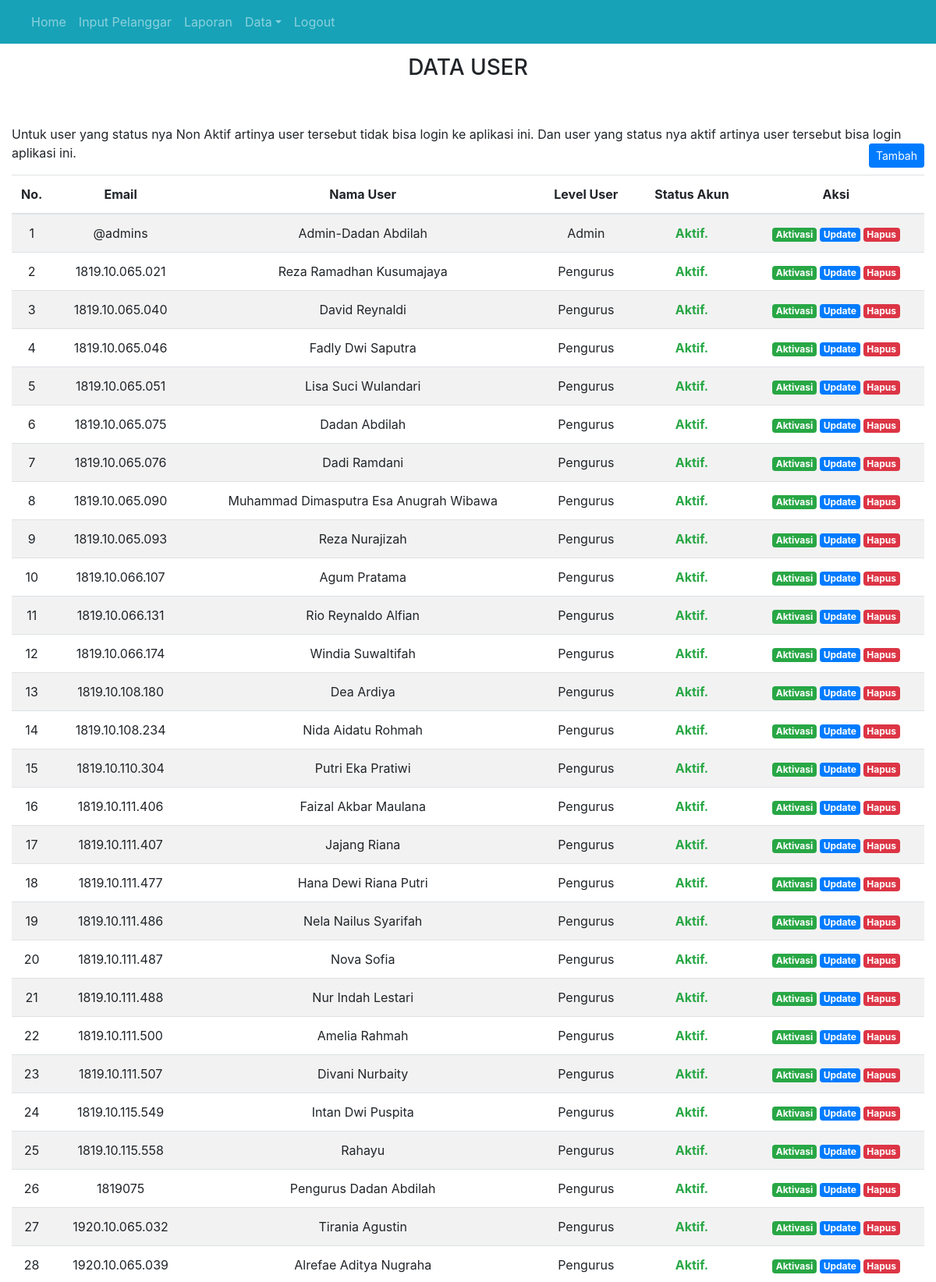
The page /user/index.php (signed in, upper part) on the database its author committed.
### tables this page shows
CREATE TABLE `user` (
  `autentikasi` varchar(50) NOT NULL,
  `password` char(50) NOT NULL,
  `nama_user` varchar(50) NOT NULL,
  `id_level` char(6) NOT NULL,
  `is_active` tinyint(1) NOT NULL
);

CREATE TABLE `user_level` (
  `id` char(6) NOT NULL,
  `level` varchar(10) NOT NULL
);

### user/index.php (the view, shortened to what this page needs)
<?php
    include('../templates/header.php');
    include('../templates/menu.php');
?>
<div class="container-fluid">
    <div class="row justify-content-center mb-5">
        <h3 class="text-center">DATA USER</h3>
    </div>
    <P>Untuk user yang status nya Non Aktif artinya user tersebut tidak bisa login ke aplikasi ini. Dan user yang status nya aktif artinya user tersebut bisa login aplikasi ini. <button type="button" class="btn btn-primary btn-sm mb-2 float-right" data-toggle="modal" data-target="#userTambahModal">Tambah</button></P>
    <table class="table table-hover table-striped">
        <thead>
            <tr>
                <th class='text-center' scope="col" width=1%>No.</th>
                <th class='text-center' scope="col">Email</th>
                <th class='text-center' scope="col">Nama User</th>
                <th class='text-center' scope="col">Level User</th>
                <th class='text-center' scope="col">Status Akun</th>
                <th class='text-center' scope="col">Aksi</th>
            </tr>
        </thead>
        <tbody>
            <?php
                include('../app/config.php');
                $sql_query=mysqli_query($koneksi,"SELECT `user`.*, `user_level`.`level`
                                                  FROM `user`
                                                  JOIN `user_level` ON `id_level` = `user_level`.`id`");
                $noUrut=0;
                while($data=mysqli_fetch_array($sql_query,MYSQLI_ASSOC)){
                    $noUrut++;
                    echo'<tr>';
                        echo '<td align="center">'.$noUrut.'</td>';
                        echo '<td align="center">'.$data['autentikasi'].'</td>';
                        echo '<td align="center">'.$data['nama_user'].'</td>';
                        echo '<td align="center">'.$data['level'].'</td>';
                        echo '<td align="center">';
                            if($data['is_active']=='1') {
                                echo '<div class="font-weight-bold text-success">Aktif.</div>';
                            }else{
                                echo '<div class="font-weight-bold text-danger">Non Aktif.</div>';
                            }
                        echo '</td>';
                        echo '<th class="text-center">
                            <a href="aktivasi?auth='.$data['autentikasi'].'" class="badge badge-success">Aktivasi</a>
                            <a href="update?auth='.$data['autentikasi'].'" class="badge badge-primary">Update</a>
                            <a href="hapus?auth='.$data['autentikasi'].'" class="badge badge-danger">Hapus</a>
                        </th>';
                    echo '</tr>';
                }
            ?>
        </tbody>
    </table>
</div>
<?php
    include('../templates/footer.php');
?>

### templates/header.php (style rules this page uses)
.container-fluid { margin-top:70px; }

### rows shown on the page
user: autentikasi "@admins", nama_user "Admin-Dadan Abdilah", id_level.level "Admin", is_active "Aktif."
user: autentikasi "1819.10.065.021", nama_user "Reza Ramadhan Kusumajaya", id_level.level "Pengurus", is_active "Aktif."
user: autentikasi "1819.10.065.040", nama_user "David Reynaldi", id_level.level "Pengurus", is_active "Aktif."
user: autentikasi "1819.10.065.046", nama_user "Fadly Dwi Saputra", id_level.level "Pengurus", is_active "Aktif."
user: autentikasi "1819.10.065.051", nama_user "Lisa Suci Wulandari", id_level.level "Pengurus", is_active "Aktif."
user: autentikasi "1819.10.065.075", nama_user "Dadan Abdilah", id_level.level "Pengurus", is_active "Aktif."
user: autentikasi "1819.10.065.076", nama_user "Dadi Ramdani", id_level.level "Pengurus", is_active "Aktif."
user: autentikasi "1819.10.065.090", nama_user "Muhammad Dimasputra Esa Anugrah Wibawa", id_level.level "Pengurus", is_active "Aktif."
user: autentikasi "1819.10.065.093", nama_user "Reza Nurajizah", id_level.level "Pengurus", is_active "Aktif."
user: autentikasi "1819.10.066.107", nama_user "Agum Pratama", id_level.level "Pengurus", is_active "Aktif."
user: autentikasi "1819.10.066.131", nama_user "Rio Reynaldo Alfian", id_level.level "Pengurus", is_active "Aktif."
user: autentikasi "1819.10.066.174", nama_user "Windia Suwaltifah", id_level.level "Pengurus", is_active "Aktif."
user: autentikasi "1819.10.108.180", nama_user "Dea Ardiya", id_level.level "Pengurus", is_active "Aktif."
user: autentikasi "1819.10.108.234", nama_user "Nida Aidatu Rohmah", id_level.level "Pengurus", is_active "Aktif."
user: autentikasi "1819.10.110.304", nama_user "Putri Eka Pratiwi", id_level.level "Pengurus", is_active "Aktif."
user: autentikasi "1819.10.111.406", nama_user "Faizal Akbar Maulana", id_level.level "Pengurus", is_active "Aktif."
user: autentikasi "1819.10.111.407", nama_user "Jajang Riana", id_level.level "Pengurus", is_active "Aktif."
user: autentikasi "1819.10.111.477", nama_user "Hana Dewi Riana Putri", id_level.level "Pengurus", is_active "Aktif."
user: autentikasi "1819.10.111.486", nama_user "Nela Nailus Syarifah", id_level.level "Pengurus", is_active "Aktif."
user: autentikasi "1819.10.111.487", nama_user "Nova Sofia", id_level.level "Pengurus", is_active "Aktif."
user: autentikasi "1819.10.111.488", nama_user "Nur Indah Lestari", id_level.level "Pengurus", is_active "Aktif."
user: autentikasi "1819.10.111.500", nama_user "Amelia Rahmah", id_level.level "Pengurus", is_active "Aktif."
user: autentikasi "1819.10.111.507", nama_user "Divani Nurbaity", id_level.level "Pengurus", is_active "Aktif."
user: autentikasi "1819.10.115.549", nama_user "Intan Dwi Puspita", id_level.level "Pengurus", is_active "Aktif."
user: autentikasi "1819.10.115.558", nama_user "Rahayu", id_level.level "Pengurus", is_active "Aktif."
user: autentikasi "1819075", nama_user "Pengurus Dadan Abdilah", id_level.level "Pengurus", is_active "Aktif."
user: autentikasi "1920.10.065.032", nama_user "Tirania Agustin", id_level.level "Pengurus", is_active "Aktif."
user: autentikasi "1920.10.065.039", nama_user "Alrefae Aditya Nugraha", id_level.level "Pengurus", is_active "Aktif."
